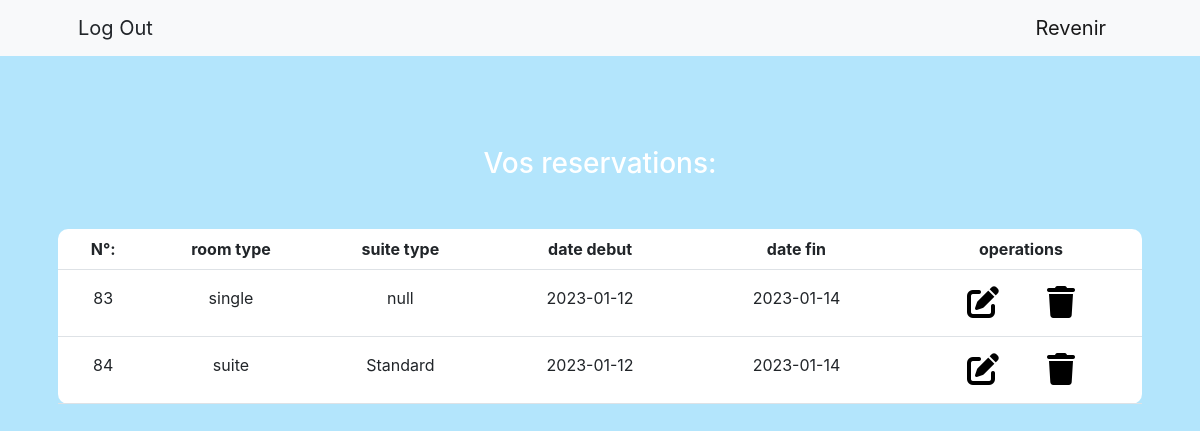
The app's page /frontOffice/clientSpace (signed in), older data.
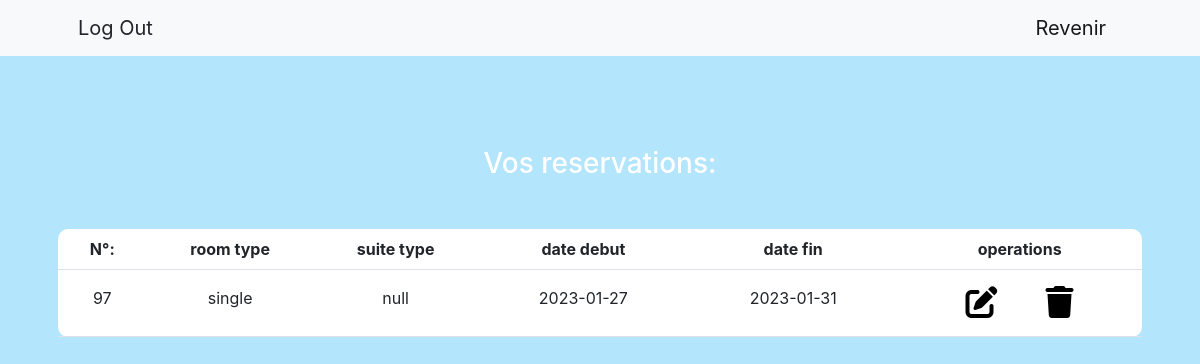
The same page, newer data.
### tables this page shows
CREATE TABLE `reservation` (
  `id` int(11) NOT NULL,
  `room_id` int(11) DEFAULT NULL,
  `date_debut` date NOT NULL,
  `date_fin` date NOT NULL,
  `id_user` int(11) NOT NULL
);

CREATE TABLE `room` (
  `id` int(11) NOT NULL,
  `type` varchar(255) NOT NULL,
  `suite_type` varchar(255) DEFAULT NULL,
  `numero` int(11) NOT NULL,
  `image` varchar(255) NOT NULL
);

### app/models/Chambre.php (called while the page is built, shortened)
 <?php
  class Chambre {
  public function reservationData(){
    $object = new Database;
    $connection = $object->connection();
    $stmt = $connection->query("SELECT room.type, room.suite_type, reservation.id, reservation.date_debut,
    reservation.date_fin
    FROM room INNER JOIN reservation ON room.id = reservation.room_id");
    return $stmt;
  }
}

### app/classes/Core.php (called while the page is built, shortened)
<?php
  class Core {
    protected $currentMethod = 'home';
    public function __construct(){
      $url = $this->getUrl();
      if(!empty($url) && file_exists('../app/controllers/' . ucwords($url[0]). '.php')){
        unset($url[0]);
      }
      $this->currentController = new $this->currentController;
      if(isset($url[1])){
        if(method_exists($this->currentController, $url[1])){
          $this->currentMethod = $url[1];
          unset($url[1]);
        }
      }
      $this->params = $url ? array_values($url) : [];
      call_user_func_array([$this->currentController, $this->currentMethod], $this->params);
    }
    public function getUrl(){
      if(isset($_GET['url'])){
        $url = rtrim($_GET['url'], '/');
        $url = filter_var($url, FILTER_SANITIZE_URL);
        $url = explode('/', $url);
        return $url;
      }
    }
  }

### public/index.php (called while the page is built, shortened)
<?php
  $init = new Core;

### app/views/pages/clientSpace.php (the view, shortened to what this page needs)
<!DOCTYPE html>
<html lang="en">
<head>
    <link rel="stylesheet" href="https://cdnjs.cloudflare.com/ajax/libs/font-awesome/6.2.1/css/all.min.css">
    <link href="https://cdn.jsdelivr.net/npm/bootstrap@5.2.3/dist/css/bootstrap.min.css" rel="stylesheet">
    <link rel="stylesheet" href="../css/style.css">
</head>
<body class="dashboard">
    <nav class="navbar navbar-expand-lg bg-light fixed-top" id="mainNav">
        <div class="container px-4 px-lg-5">
          <?php
            if(empty($_SESSION['client'])){
              echo '<a class="navbar-brand" href="../frontOffice/authentification">Sign Up</a>';
            } else {
              echo '<a class="navbar-brand text-dark" href="../frontOffice/logout">Log Out</a>';
            }
          ?>
        <div class="collapse navbar-collapse" id="navbarResponsive">
        <ul class="navbar-nav ms-auto">
            <li class="nav-item">
            <a class="navbar-brand" href="../">Revenir</a>
            </li>
        </ul>
        </div>
        </div>
    </nav>
    <section class="page-section-operations pt-5">
        <div class="container mb-5">
            <div class="container-fluid rounded mb-3 px-1">
                <h3 class="text-center mb-3 mt-5 text-white mb-5">Vos reservations:</h3>
                <div class="container">
                    <table class="table table-borderless table-responsive card-1 p-4 text-center">
                        <thead>
                            <tr class="border-bottom">
                                <th>
                                    <span class="ml-2">N°:</span>
                                </th>
                                <th>
                                    <span class="ml-2">room type</span>
                                </th>
                                <th>
                                    <span class="ml-2">suite type</span>
                                </th>
                                <th>
                                    <span class="ml-2">date debut</span>
                                </th>
                                <th>
                                    <span class="ml-2">date fin</span>
                                </th>
                                <th>
                                    <span class="ml-2">operations</span>
                                </th>
                            </tr>
                        </thead>
                        <?php
                            foreach($rooms as $rows){
                                if(empty($rows['suite_type'])){
                                    $rows['suite_type'] = "null";
                                }
                                echo '
                                    <tbody>
                                        <tr class="border-bottom">
                                            <td>
                                                <div class="p-2">
                                                    <span>' . $rows['id'] . '</span>
                                                </div>
                                            </td>
                                            <td>
                                                <div class="p-2">
                                                    <span>' . $rows['type'] . '</span>
                                                </div>
                                            </td>
                                            <td>
                                                <div class="p-2">
                                                    <span class="d-block">' . $rows['suite_type'] . '</span>
                                                </div>
                                            </td>
                                            <td>
                                                <div class="p-2">
                                                    <span class="d-block">' . $rows['date_debut'] . '</span>
                                                </div>
                                            </td>
                                            <td>
                                                <div class="p-2">
                                                    <span class="d-block">' . $rows['date_fin'] . '</span>
                                                </div>
                                            </td>
                                            <td>
                                                <div class="p-2 icons d-flex justify-content-center gap-5">
                                                    <a href="confirmation/' . $rows['id'] . '"><i class="fa fa-pen-to-square fa-2x"></i></a>
                                                    <a href="deleteReservation/' . $rows['id'] . '"><i class="fa fa-trash fa-2x"></i></a>
                                                </div>
                                            </td>
                                        </tr>
                                    </tbody>
                                    ';
                                }
                        ?>
                    </table>
                </div>
            </div>
        </div>
    </section>
</body>
</html>

### app/controllers/FrontOffice.php (shortened to what this page needs)
<?php
  class FrontOffice extends Controller {
    public function clientSpace(){
      $object = $this->model('chambre');
      $rooms = $object->reservationData();
      if(mysqli_num_rows($rooms) > 0){
        $this->view('pages/clientSpace', $rooms);
      } else {
        header('location: reservation');
      }
    }
  }

### app/classes/Controller.php (shortened to what this page needs)
<?php
class Controller {
  public function view($view, $rooms = []){
    if(file_exists("../app/views/". $view . ".php")){
      require_once "../app/views/". $view . ".php";
    }else{
      die('View does not exist');
    }
  }
}

### public/css/style.css (style rules this page uses)
* { box-sizing: border-box; }
body { font-family: "Merriweather Sans", -apple-system, BlinkMacSystemFont, "Segoe UI", Roboto, "Helvetica Neue", Arial, "Noto Sans", sans-serif, "Apple Color Emoji", "Segoe UI Emoji", "Segoe UI Symbol", "Noto Color Emoji"; }
.dashboard { background-color:#B3E5FC; }
.card-1 { border: none; border-radius: 10px; width: 100%; background-color: #fff; }
.dashboard .container .icons i { cursor: pointer; }
.dashboard .container .icons a { color: black; }

Row changes from the older to the newer data that the page shows:
removed reservation: id "83", room.type "single", suite_type "null", date_debut "2023-01-12", date_fin "2023-01-14"
removed reservation: id "84", room.type "suite", room.suite_type "Standard", date_debut "2023-01-12", date_fin "2023-01-14"
added reservation: id "97", room.type "single", suite_type "null", date_debut "2023-01-27", date_fin "2023-01-31"
